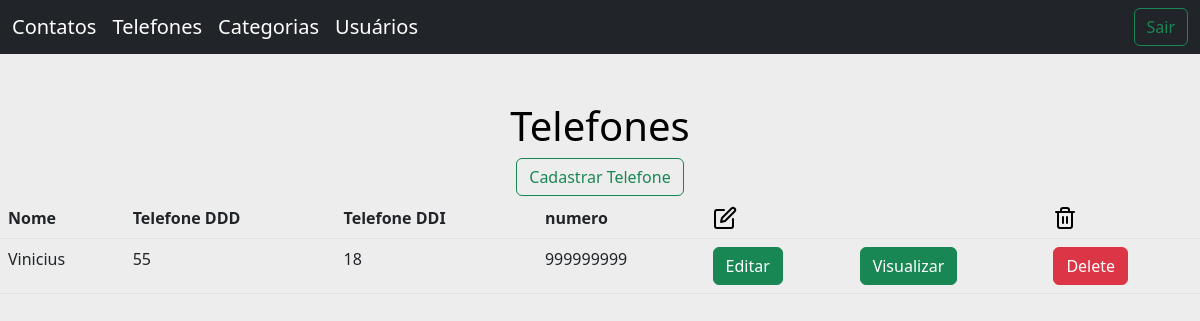
The app's page /telefones.php (signed in) with its own data.
### tables this page shows
CREATE TABLE `telefones` (
  `Fk_Contato` int(11) NOT NULL,
  `Telefone_Tipo` tinyint(1) NOT NULL,
  `Telefone_DDI` int(11) NOT NULL,
  `Telefone_DDD` int(11) NOT NULL,
  `Telefone_Nro` decimal(15,0) NOT NULL,
  `Flag` tinyint(1) DEFAULT 0
);

CREATE TABLE `contatos` (
  `Fk_Categoria` varchar(2) NOT NULL,
  `Id_Contato` int(11) NOT NULL,
  `Contato_Nome` varchar(255) NOT NULL,
  `Email` varchar(100) NOT NULL,
  `CEP_Contato` decimal(8,0) NOT NULL,
  `Endereco_UF` varchar(2) NOT NULL,
  `Endereco_Cidade` varchar(100) NOT NULL,
  `Endereco_Bairro` varchar(100) NOT NULL,
  `Endereco_Rua` varchar(100) NOT NULL,
  `Endereco_Nro` varchar(20) NOT NULL,
  `Endereco_Compl` varchar(50) NOT NULL,
  `Favorito` tinyint(1) DEFAULT 0,
  `Flag` tinyint(1) DEFAULT 0,
  `Fk_Usuario` varchar(31) NOT NULL
);

### telefones.php (the view, shortened to what this page needs)
<?php
include( 'controlpanel/acesso.php' );
if(!empty($_GET['buscatel'])) {
  $pesquisaTel = $_GET['buscatel'];
  $sql3 = "SELECT * FROM telefones WHERE Telefone_Nro LIKE ('%".$pesquisaTel."%')";
}
else{
  $sql3 = "SELECT * FROM telefones INNER JOIN contatos ON telefones.Fk_Contato = contatos.Id_Contato ORDER BY Telefone_DDD DESC";
}
$request3 = $banco->query( $sql3 );
?>
<!doctype html>
<html lang="pt-br">
  <head>
    <link rel="stylesheet" href="./css/style.css">
    <link href="https://cdn.jsdelivr.net/npm/bootstrap@5.2.1/dist/css/bootstrap.min.css" rel="stylesheet">
  </head>
  <body>
  <header class="mb-5">
    <nav class="navbar navbar-dark navbar-expand-lg bg-dark">
  <div class="container-fluid">
    <div class="collapse navbar-collapse" id="navbarTogglerDemo03">
      <ul class="navbar-nav me-auto mb-2 mb-lg-0">
      <li class="nav-item">
        <a class="navbar-brand" href="home.php">Contatos</a>
      </li>
        <li class="nav-item">
          <a class="navbar-brand" aria-current="page" href="telefones.php">Telefones</a>
        </li>
        <li class="nav-item">
          <a class="navbar-brand" href="categorias.php">Categorias</a>
        </li>
        <li class="nav-item">
          <a class="navbar-brand" href="usuarios.php">Usuários</a>
        </li>
      </ul>
      <a class="btn btn-outline-success" href="">Sair</a>
    </div>
  </div>
</nav>
    </header>
    <main>
    <div class="container d-flex justify-content-center">
             <h1 class="text-black">Telefones</h1>
        </div>
        <div class="container d-flex justify-content-center">
          <a class="btn btn-outline-success" href="cadastroTelefone.php">Cadastrar Telefone</a>
        </div>
        <table class="table">
            <thead>
                <tr>
                <th scope="col">Nome</th>
                <th scope="col">Telefone DDD</th>
                <th scope="col">Telefone DDI</th>
                <th scope="col">numero</th>
                <th scope="col"><img src="./image/svg/edit.svg" alt=""></th>
                <th scope="col"><img src="./image/svg/eye.svg" alt=""></th>
                <th scope="col"><img src="./image/svg/trash-2.svg" alt=""></th>
                </tr>
            </thead>
            <tbody>
            <?php
              while ( $row3 = mysqli_fetch_array( $request3 ) ) {
                echo "<tr>";
                echo "<td>" .$row3['Contato_Nome']."</td>";
                echo "<td>" .$row3['Telefone_DDI']; "</td>";
                echo "<td>" .$row3['Telefone_DDD']. "</td>";
                echo "<td>" .$row3['Telefone_Nro']. "</td>";
                echo"<td>"?><a class="btn btn-success" href="updateTelefone.php?id=<?php echo $row3['Fk_Contato']; ?>">Editar</a><?php "</td>";
                echo"<td>"?><a class="btn btn-success" href="viewTeleefone.php?id=<?php echo $row3['Fk_Contato']; ?>">Visualizar</a><?php "</td>";
                echo"<td>"?><a class="btn btn-danger" href="telefones.php?del3=ok&id=<?php echo $row3['Fk_Contato'];?>&nome=<?php echo $row3['Telefone_Nro'];?>">Delete</a><?php "</td>";
                echo "</tr>";
              }
              ?>
            </tbody>
        </table>
    </main>
  </body>
</html>

### css/style.css (style rules this page uses)
body { background-color: rgb(237, 237, 237) !important; }
main { width: 100%; height: auto; display: flex; flex-direction: column; }

### records on screen
telefones: contatos.Contato_Nome "Vinicius", Telefone_DDI "55", Telefone_DDD "18", Telefone_Nro "999999999"
